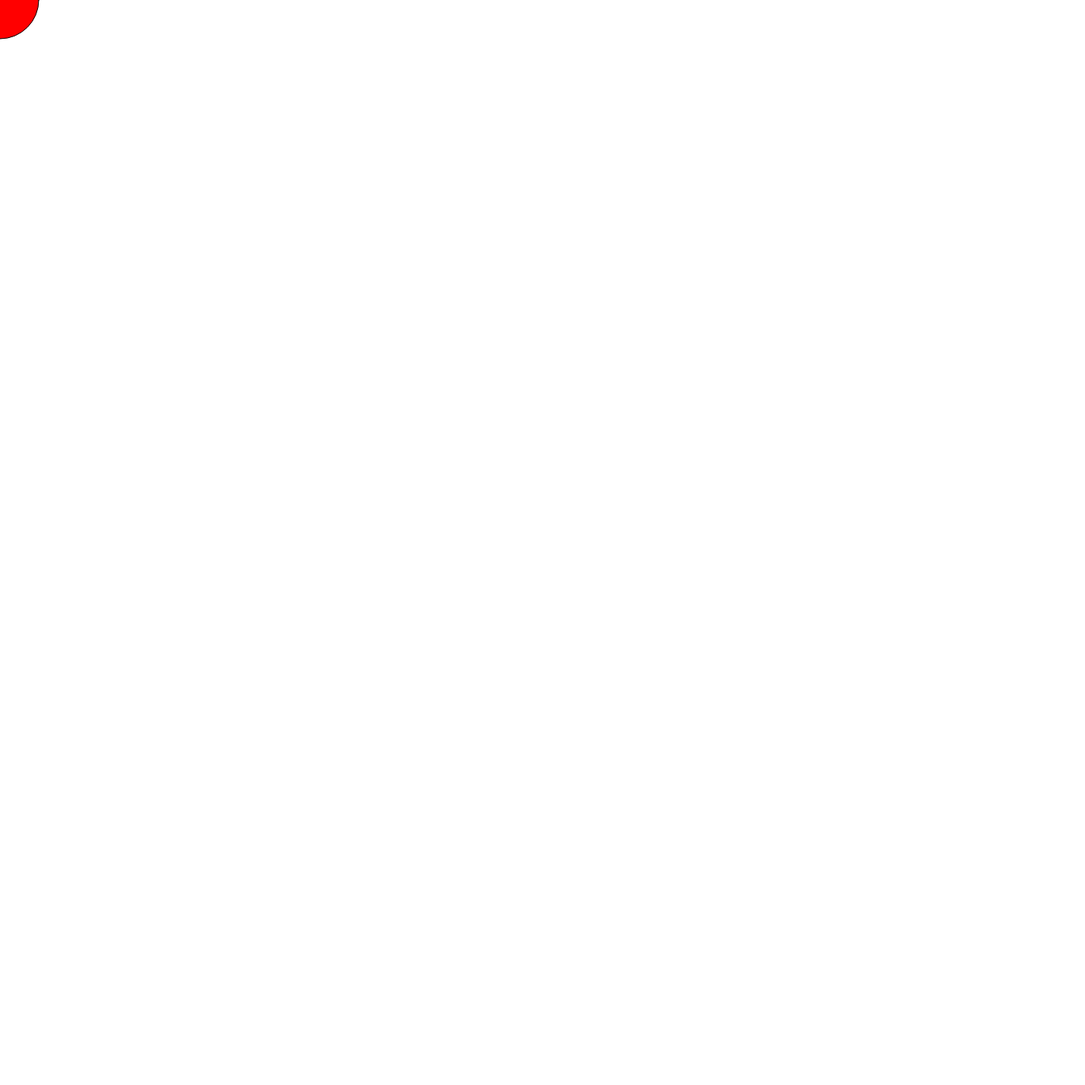
Frame 1 (no input)
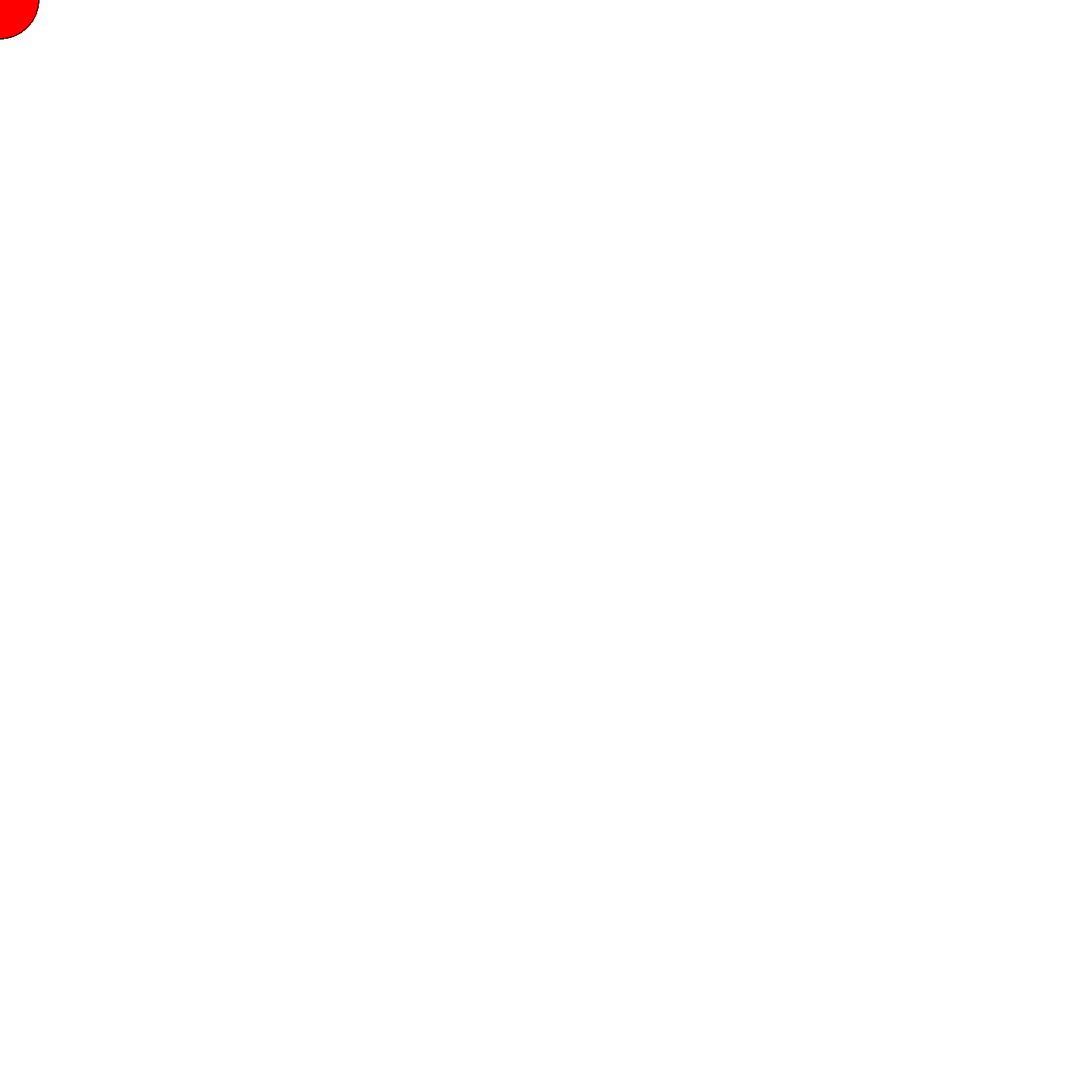
Frame 60 (no input)
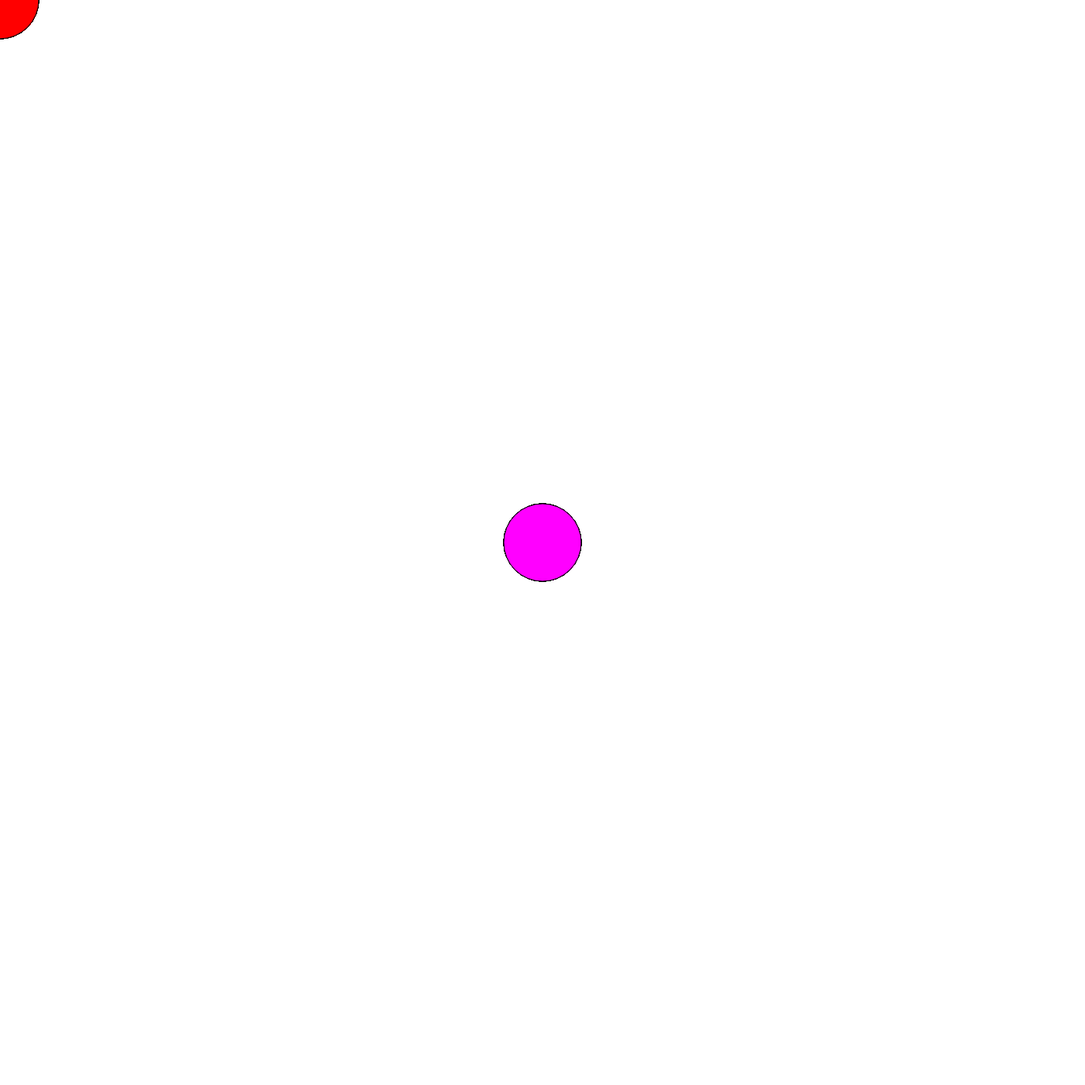
Frame 120 (the mouse pressed at the canvas centre since frame 60)

The p5.js sketch that drew these frames (run headless with seeded random() and noise() and a simulated clock; from frame 60 on, the mouse is pressed at the canvas centre):

// p5.js sketch
// ── sketch.js
function setup() {
  createCanvas(1400, 1400);
}
function draw() {
  //when mouse button is pressed, circles turn black
  if (mouseIsPressed === true) {
    fill("magenta");
  } else {
    fill("red");
  }

  //white circles drawn at mouse position
  circle(mouseX, mouseY, "100");
}
